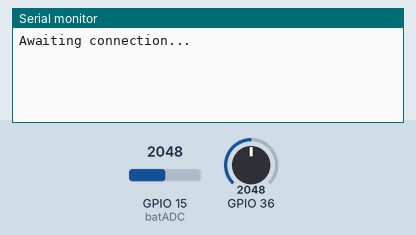
Bench run of a sketch on a simulated ESP32. Shown: the last lines printed to the serial monitor. The test bench sets the inputs (shaded band); at power-on: GPIO 36 = 2048, GPIO 15 (batADC) = 2048. Nothing arrives over Bluetooth unless stated; a phone connects over Bluetooth LE 3 s after start.

Above: at 1.2 s.
1.3 s: GPIO 36 set to 2866
At 3.28 s:
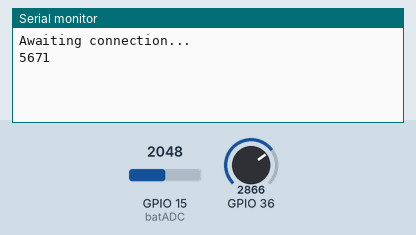
4.3 s: GPIO 36 set to 3603
At 4.52 s:
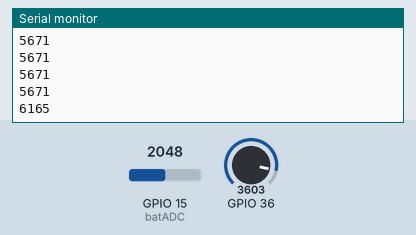
Timing chart, 0 to 7.3 s (numbered marks = the images above; inputs shaded):
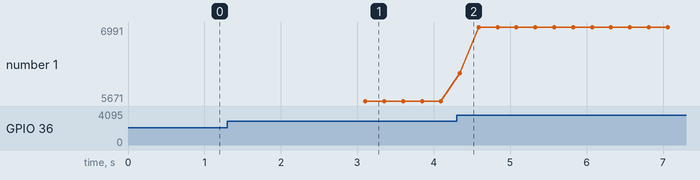

The sketch:

BLE_Spro_2.ino
```cpp
#include <BLEDevice.h>
#include <BLEServer.h>
#include <BLEUtils.h>
#include <BLE2902.h>

BLEServer* pServer = NULL;
BLECharacteristic* pCharacteristic = NULL;
bool deviceConnected = false;
bool oldDeviceConnected = false;


// calibration data [coeficient, offset]
//float cal[] = {0.047, 3.0};

byte dataADC = A0;
byte batADC = A13;

#define SERVICE_UUID        "0000FAFF-0000-1000-8000-00805F9B34FB"
#define CHARACTERISTIC_UUID "0000FA01-0000-1000-8000-00805F9B34FB"
uint8_t lowLimit = 200;

uint32_t val;
uint8_t avg = 8; //num averages


class bleCallbacks: public BLEServerCallbacks {
    void onConnect(BLEServer* pServer) {
      deviceConnected = true;

    };

    void onDisconnect(BLEServer* pServer) {
      deviceConnected = false;
      delay(10000);
    }
};


void setup() {
  Serial.begin(115200);
  BLEDevice::init("Sprofiler");

  pServer = BLEDevice::createServer();
  pServer->setCallbacks(new bleCallbacks());

  // Create the BLE Service
  BLEService *pService = pServer->createService(SERVICE_UUID);

  // Create a BLE Characteristic
  pCharacteristic = pService->createCharacteristic(
                      CHARACTERISTIC_UUID,
                      BLECharacteristic::PROPERTY_READ   |
                      BLECharacteristic::PROPERTY_WRITE  |
                      BLECharacteristic::PROPERTY_NOTIFY |
                      BLECharacteristic::PROPERTY_INDICATE
                    );

  pCharacteristic->addDescriptor(new BLE2902());

  // Start the service
  pService->start();

  // Start advertising
  BLEAdvertising *pAdvertising = BLEDevice::getAdvertising();
  pAdvertising->addServiceUUID(SERVICE_UUID);
  pAdvertising->setScanResponse(true);
  pAdvertising->setMinPreferred(0x06);
  pAdvertising->setMinPreferred(0x12);
  BLEDevice::startAdvertising();
  Serial.println("Awaiting connection...");

}

void loop() {
  uint16_t batteryVoltage = 2 * analogRead(batADC);
//  Serial.println(batteryVoltage);
  delay(50);
  val = 0;
    if (deviceConnected) {
        for(uint8_t i = 0; i < avg; i++) {
          val += analogRead(A0);
          delay(100 / avg);
        }

        val = val / avg;

        val = constrain(val, lowLimit, 4095);
        uint32_t out = ((val + 300)  * 1000) / (38.5 * 14.5);
        Serial.println(out);
        if (out > 1200) {;
          pCharacteristic->setValue(out);
          pCharacteristic->notify();
        }

        delay(100); // prevents overload
    }
    // disconnecting
    // disconnecting
    if (!deviceConnected && oldDeviceConnected) {
        delay(500); // give the bluetooth stack the chance to get things ready
        pServer->startAdvertising(); // restart advertising
        Serial.println("start advertising");
        oldDeviceConnected = deviceConnected;

    }
    // connecting
    if (deviceConnected && !oldDeviceConnected) {
        // do stuff here on connecting
        oldDeviceConnected = deviceConnected;
    }

}
```

Measured:
- after the input at 1.3 s, the serial monitor: prints a new line after 1.8 s (image 1)
- after the input at 4.3 s, the serial monitor: prints a new line at once (image 2)
- plotted number 1: 5671 → 6991 after the input at 4.3 s
